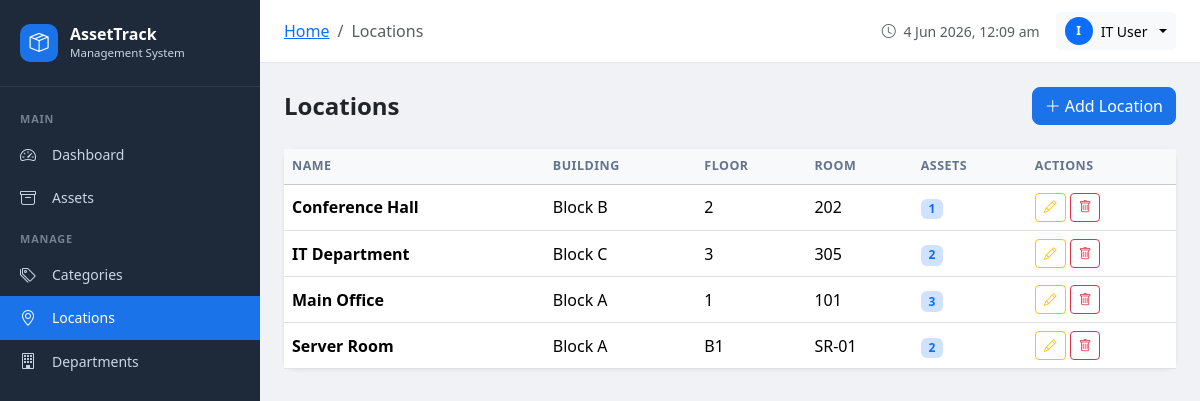
The page /locations/ (signed in) on the database its author committed.
### assets/models.py (models this page shows, shortened)
class Location(models.Model):
    name = models.CharField(max_length=100)
    building = models.CharField(max_length=100, blank=True)
    floor = models.CharField(max_length=50, blank=True)
    room = models.CharField(max_length=50, blank=True)
    address = models.TextField(blank=True)
    created_at = models.DateTimeField(auto_now_add=True)
    class Meta:
        ordering = ['name']

### assets/views.py (the view)
# urls.py: path('locations/', views.location_list, name='location_list'),
@login_required
def location_list(request):
    locations = Location.objects.annotate(asset_count=Count('assets')).order_by('name')
    return render(request, 'assets/location_list.html', {'locations': locations})

### accounts/context_processors.py (called while the page is built)
def user_profile(request):
    if request.user.is_authenticated:
        profile, _ = UserProfile.objects.get_or_create(user=request.user)
        return {'user_profile': profile}
    return {'user_profile': None}

### templates/assets/location_list.html (shortened to what this page needs)
{% extends 'base.html' %}
{% block breadcrumb %}
<li class="breadcrumb-item"><a href="{% url 'dashboard' %}">Home</a></li>
<li class="breadcrumb-item active">Locations</li>
{% endblock %}
{% block content %}
<div class="d-flex align-items-center justify-content-between mb-4">
    <h4 class="fw-bold mb-0">Locations</h4>
    <a href="{% url 'location_create' %}" class="btn btn-primary"><i class="bi bi-plus-lg me-1"></i>Add Location</a>
</div>
<div class="card">
    <div class="table-responsive">
        <table class="table table-hover mb-0 align-middle">
            <thead class="table-light">
                <tr><th>Name</th><th>Building</th><th>Floor</th><th>Room</th><th>Assets</th><th>Actions</th></tr>
            </thead>
            <tbody>
                {% for loc in locations %}
                <tr>
                    <td class="fw-semibold">{{ loc.name }}</td>
                    <td>{{ loc.building|default:'-' }}</td>
                    <td>{{ loc.floor|default:'-' }}</td>
                    <td>{{ loc.room|default:'-' }}</td>
                    <td><span class="badge bg-primary-subtle text-primary">{{ loc.asset_count }}</span></td>
                    <td>
                        <div class="d-flex gap-1">
                            <a href="{% url 'location_edit' loc.pk %}" class="btn btn-sm btn-outline-warning btn-action"><i class="bi bi-pencil"></i></a>
                            <a href="{% url 'location_delete' loc.pk %}" class="btn btn-sm btn-outline-danger btn-action"><i class="bi bi-trash"></i></a>
                        </div>
                    </td>
                </tr>
                {% empty %}
                <tr><td colspan="6" class="text-center py-5 text-muted"><i class="bi bi-geo-alt fs-1 d-block mb-2"></i>No locations yet. <a href="{% url 'location_create' %}">Add one</a></td></tr>
                {% endfor %}
            </tbody>
        </table>
    </div>
</div>
{% endblock %}

### templates/base.html (shortened to what this page needs)
<!DOCTYPE html>
<html lang="en">
<head>
    <link href="https://cdn.jsdelivr.net/npm/bootstrap@5.3.2/dist/css/bootstrap.min.css" rel="stylesheet">
    <link href="https://cdn.jsdelivr.net/npm/bootstrap-icons@1.11.3/font/bootstrap-icons.min.css" rel="stylesheet">
</head>
<body>
{% if user.is_authenticated %}
<div class="sidebar" id="sidebar">
    <div class="sidebar-brand">
        <div class="sidebar-brand-icon"><i class="bi bi-box-seam"></i></div>
        <div>
            <div class="sidebar-brand-text">AssetTrack</div>
            <div class="sidebar-brand-sub">Management System</div>
        </div>
    </div>
    <nav class="sidebar-nav">
        <div class="nav-section-title">Main</div>
        <a href="{% url 'dashboard' %}" class="nav-link {% if request.resolver_match.url_name == 'dashboard' %}active{% endif %}">
            <i class="bi bi-speedometer2"></i> Dashboard
        </a>
        <a href="{% url 'asset_list' %}" class="nav-link {% if 'asset' in request.resolver_match.url_name %}active{% endif %}">
            <i class="bi bi-archive"></i> Assets
        </a>
        <div class="nav-section-title">Manage</div>
        <a href="{% url 'category_list' %}" class="nav-link {% if 'category' in request.resolver_match.url_name %}active{% endif %}">
            <i class="bi bi-tags"></i> Categories
        </a>
        <a href="{% url 'location_list' %}" class="nav-link {% if 'location' in request.resolver_match.url_name %}active{% endif %}">
            <i class="bi bi-geo-alt"></i> Locations
        </a>
        <a href="{% url 'department_list' %}" class="nav-link {% if 'department' in request.resolver_match.url_name %}active{% endif %}">
            <i class="bi bi-building"></i> Departments
        </a>
    </nav>
</div>
<div class="main-content">
    <div class="topbar">
        <div class="topbar-left">
            <nav aria-label="breadcrumb" class="d-none d-md-block">
                <ol class="breadcrumb mb-0 small">
                    {% block breadcrumb %}{% endblock %}
                </ol>
            </nav>
        </div>
        <div class="d-flex align-items-center gap-3">
            <span class="text-muted small d-none d-sm-inline">
                <i class="bi bi-clock me-1"></i>
                <span id="current-time"></span>
            </span>
            <div class="dropdown">
                <button class="btn btn-light btn-sm dropdown-toggle d-flex align-items-center gap-2" data-bs-toggle="dropdown">
                    {% if user.profile.avatar %}
                    <img src="{{ user.profile.avatar.url }}" class="rounded-circle" width="28" height="28" style="object-fit:cover">
                    {% else %}
                    <div class="rounded-circle bg-primary d-flex align-items-center justify-content-center text-white" style="width:28px;height:28px;font-size:0.75rem;font-weight:700">
                        {{ user.username|first|upper }}
                    </div>
                    {% endif %}
                    <span class="d-none d-sm-inline">{{ user.get_full_name|default:user.username }}</span>
                </button>
            </div>
        </div>
    </div>
    <div class="page-content">
        {% block content %}{% endblock %}
    </div>
</div>
{% else %}
{% block auth_content %}{% endblock %}
{% endif %}
</body>
</html>

### templates/base.html (style rules this page uses)
:root { --sidebar-width: 260px; --primary: #1a73e8; --sidebar-bg: #1e2a3a; --sidebar-text: #c8d6e5; --sidebar-hover: #2d3f55; --sidebar-active: #1a73e8; }
body { background: #f0f2f5; font-family: 'Segoe UI', sans-serif; }
.sidebar { position: fixed; top: 0; left: 0; height: 100vh; width: var(--sidebar-width); background: var(--sidebar-bg); z-index: 1000; overflow-y: auto; transition: transform 0.3s; }
.sidebar-brand { padding: 1.5rem 1.25rem; border-bottom: 1px solid rgba(255,255,255,0.08); display: flex; align-items: center; gap: 0.75rem; }
.sidebar-brand-icon { width: 38px; height: 38px; background: var(--primary); border-radius: 10px; display: flex; align-items: center; justify-content: center; font-size: 1.2rem; color: white; }
.sidebar-brand-text { color: white; font-weight: 700; font-size: 1rem; line-height: 1.2; }
.sidebar-brand-sub { color: var(--sidebar-text); font-size: 0.72rem; }
.sidebar-nav { padding: 0.75rem 0; }
.nav-section-title { color: rgba(200,214,229,0.5); font-size: 0.68rem; font-weight: 600; letter-spacing: 0.08em; text-transform: uppercase; padding: 0.75rem 1.25rem 0.35rem; }
.sidebar .nav-link { color: var(--sidebar-text); padding: 0.6rem 1.25rem; border-radius: 0; display: flex; align-items: center; gap: 0.75rem; font-size: 0.875rem; transition: all 0.2s; }
.sidebar .nav-link.active { background: var(--primary); color: white; }
.sidebar .nav-link i { width: 20px; font-size: 1rem; }
.main-content { margin-left: var(--sidebar-width); min-height: 100vh; }
.topbar { background: white; padding: 0.75rem 1.5rem; border-bottom: 1px solid #e2e8f0; position: sticky; top: 0; z-index: 999; display: flex; align-items: center; justify-content: space-between; }
.topbar-left { display: flex; align-items: center; gap: 1rem; }
.page-content { padding: 1.5rem; }
.card { border: none; border-radius: 12px; box-shadow: 0 1px 4px rgba(0,0,0,0.08); }
.table th { font-size: 0.78rem; text-transform: uppercase; letter-spacing: 0.04em; color: #64748b; font-weight: 600; }
.btn-action { padding: 0.25rem 0.5rem; font-size: 0.8rem; }
.btn-primary { background: var(--primary); border-color: var(--primary); border-radius: 8px; }

### rows shown on the page
Location: name "Conference Hall", building "Block B", floor "2", room "202", asset_count "1"
Location: name "IT Department", building "Block C", floor "3", room "305", asset_count "2"
Location: name "Main Office", building "Block A", floor "1", room "101", asset_count "3"
Location: name "Server Room", building "Block A", floor "B1", room "SR-01", asset_count "2"

### other values the page prints
{{ user.username|first|upper }} "I"
{{ user.get_full_name|default:user.username }} "IT User"
